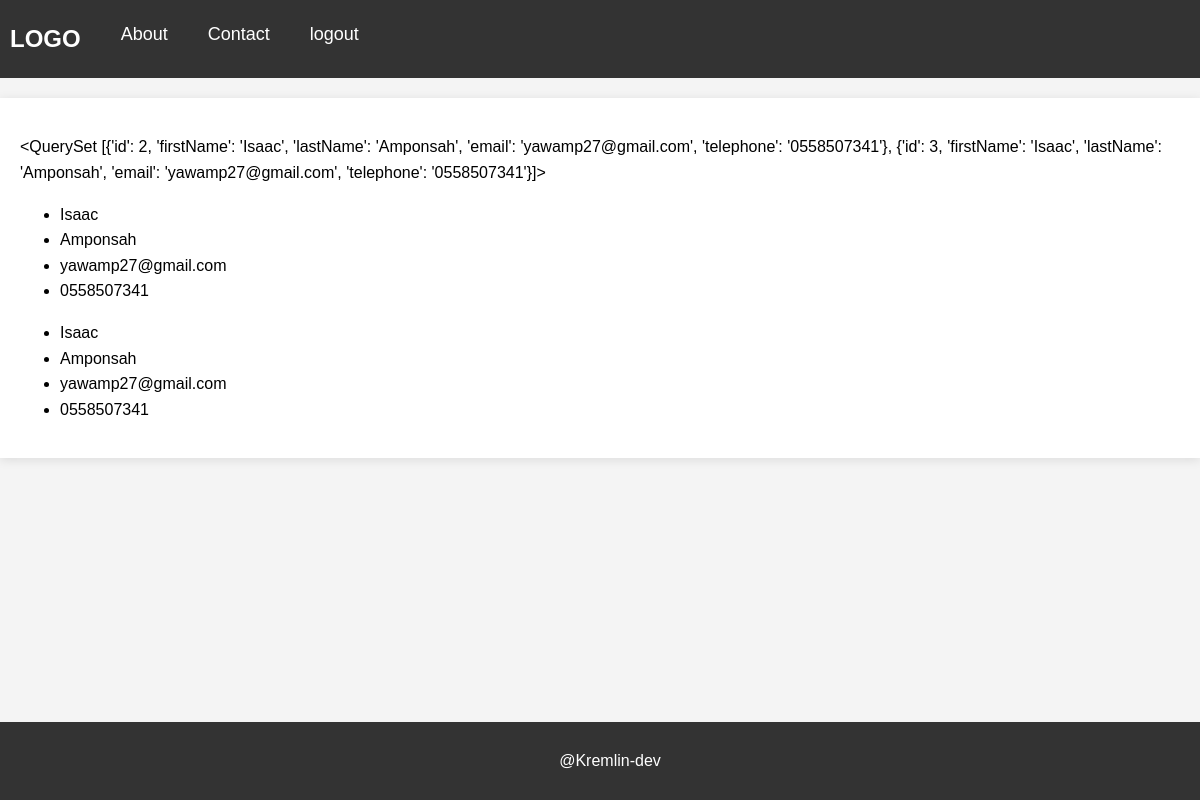
Page /data/ on the earlier database version.
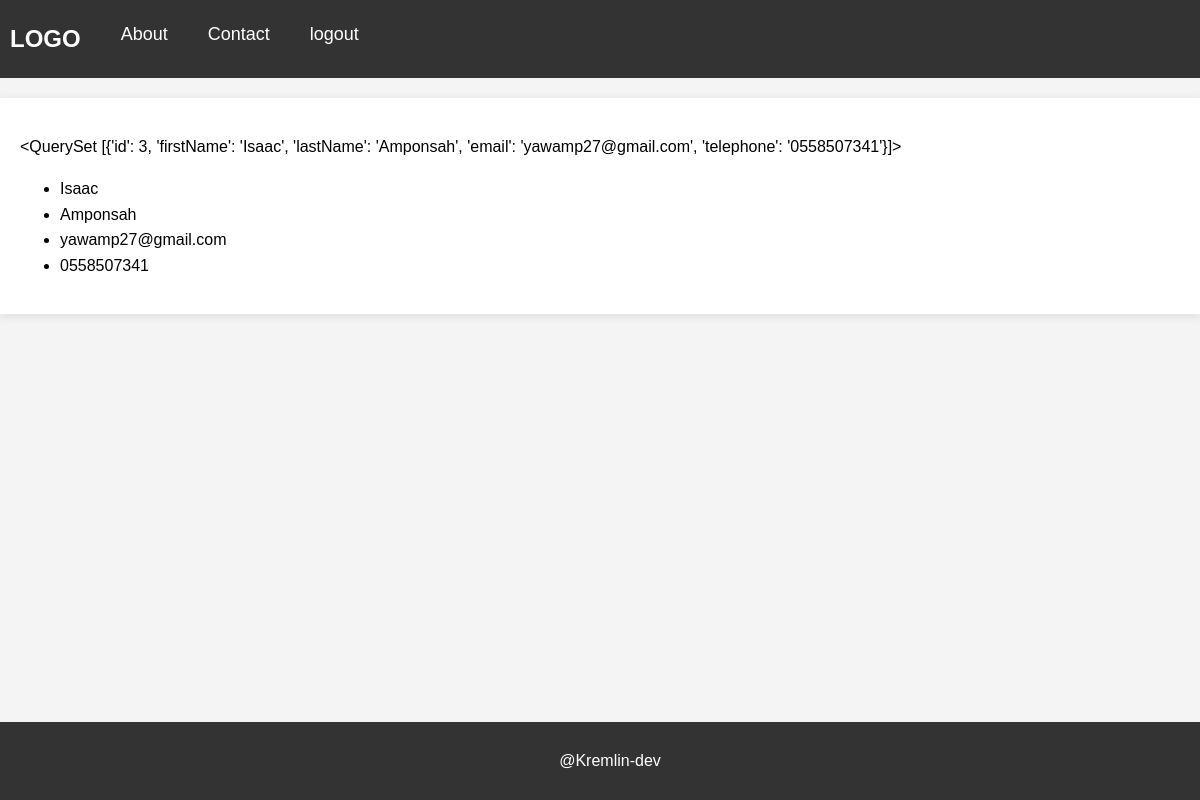
Same page on the later database version.
### form/models.py (models this page shows)
class register(models.Model):
    firstName = models.CharField(max_length=255, null = True)
    lastName = models.CharField(max_length = 255, null = True)
    email = models.EmailField(max_length=255, null = True)
    telephone = models.CharField(max_length=10, null=True)

### form/views.py (the view)
# urls.py: path('data/', views.getData, name='getdata'),
def getData(request):
    if request.method == 'GET':
        users = register.objects.filter(firstName="Isaac").values()
        context = {
            'register': users
        }
        template = loader.get_template('data.html')
        return HttpResponse(template.render(context, request))
    return HttpResponse("Post request not required in this view")

### form/templates/data.html (shortened to what this page needs)
{% extends 'master.html' %}
{% block content %}
<p> {{ register }}</p>
{% for users in register %}
<ul>
    <li> {{ users.firstName }}</li>
    <li> {{ users.lastName }}</li>
    <li> {{ users.email }}</li>
    <li> {{ users.telephone }}</li>
</ul>
{% endfor %}
{% endblock %}

Differences in the rows shown:
removed register: firstName "Isaac", lastName "Amponsah", email "yawamp27@gmail.com", telephone "0558507341"
Other differences:
{{ register }}: "<QuerySet [{'id': 2, 'firstName': 'Isaac', 'lastName': 'Amponsah', 'email': 'yawamp27@gmail.com', 'telephone': '0558507341'}, {'id': 3, 'firstName': 'Isaac', 'lastName':…" → "<QuerySet [{'id': 3, 'firstName': 'Isaac', 'lastName': 'Amponsah', 'email': 'yawamp27@gmail.com', 'telephone': '0558507341'}]>"
